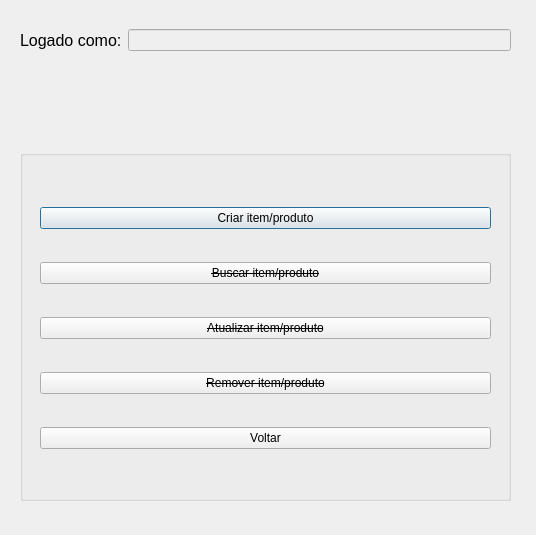
<?xml version="1.0" encoding="UTF-8"?>
<ui version="4.0">
 <class>ItemsManagement</class>
 <widget class="QDialog" name="ItemsManagement">
  <property name="geometry">
   <rect>
    <x>0</x>
    <y>0</y>
    <width>536</width>
    <height>535</height>
   </rect>
  </property>
  <property name="windowTitle">
   <string>Gestão de Itens/Produtos | Sistema de Controle de Comandas</string>
  </property>
  <widget class="QWidget" name="layoutWidget">
   <property name="geometry">
    <rect>
     <x>20</x>
     <y>20</y>
     <width>491</width>
     <height>41</height>
    </rect>
   </property>
   <layout class="QHBoxLayout" name="horizontalLayout">
    <item>
     <widget class="QLabel" name="label_loggedAsUser">
      <property name="font">
       <font>
        <pointsize>12</pointsize>
       </font>
      </property>
      <property name="text">
       <string>Logado como:</string>
      </property>
     </widget>
    </item>
    <item>
     <widget class="QLineEdit" name="lineEdit_loggedAsUser">
      <property name="enabled">
       <bool>false</bool>
      </property>
     </widget>
    </item>
   </layout>
  </widget>
  <widget class="QGroupBox" name="groupBox">
   <property name="geometry">
    <rect>
     <x>20</x>
     <y>150</y>
     <width>491</width>
     <height>351</height>
    </rect>
   </property>
   <property name="title">
    <string/>
   </property>
   <widget class="QWidget" name="layoutWidget_2">
    <property name="geometry">
     <rect>
      <x>20</x>
      <y>30</y>
      <width>451</width>
      <height>301</height>
     </rect>
    </property>
    <layout class="QVBoxLayout" name="verticalLayout">
     <item>
      <widget class="QPushButton" name="pushButton_createItem">
       <property name="text">
        <string>Criar item/produto</string>
       </property>
      </widget>
     </item>
     <item>
      <widget class="QPushButton" name="pushButton_findItem">
       <property name="font">
        <font>
         <strikeout>true</strikeout>
        </font>
       </property>
       <property name="text">
        <string>Buscar item/produto</string>
       </property>
      </widget>
     </item>
     <item>
      <widget class="QPushButton" name="pushButton_updateItem">
       <property name="font">
        <font>
         <strikeout>true</strikeout>
        </font>
       </property>
       <property name="text">
        <string>Atualizar item/produto</string>
       </property>
      </widget>
     </item>
     <item>
      <widget class="QPushButton" name="pushButton_deleteItem">
       <property name="font">
        <font>
         <strikeout>true</strikeout>
        </font>
       </property>
       <property name="text">
        <string>Remover item/produto</string>
       </property>
      </widget>
     </item>
     <item>
      <widget class="QPushButton" name="pushButton_backToDashboard">
       <property name="text">
        <string>Voltar</string>
       </property>
      </widget>
     </item>
    </layout>
   </widget>
  </widget>
 </widget>
 <resources/>
 <connections/>
</ui>
